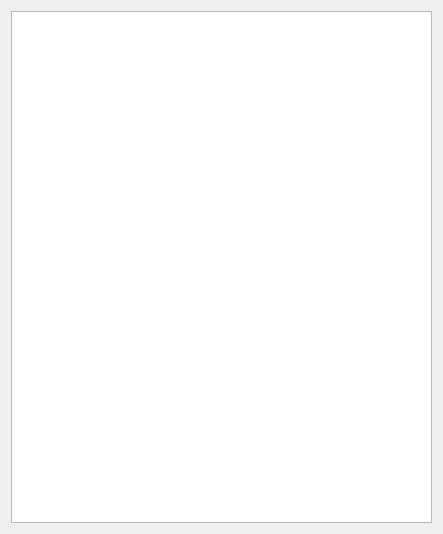
<?xml version="1.0" encoding="UTF-8"?>
<ui version="4.0">
 <class>NewFriendPage</class>
 <widget class="QWidget" name="NewFriendPage">
  <property name="geometry">
   <rect>
    <x>0</x>
    <y>0</y>
    <width>443</width>
    <height>534</height>
   </rect>
  </property>
  <property name="windowTitle">
   <string>Form</string>
  </property>
  <layout class="QVBoxLayout" name="verticalLayout">
   <item>
    <widget class="QListWidget" name="friend_apply_list"/>
   </item>
  </layout>
 </widget>
 <resources/>
 <connections/>
</ui>
